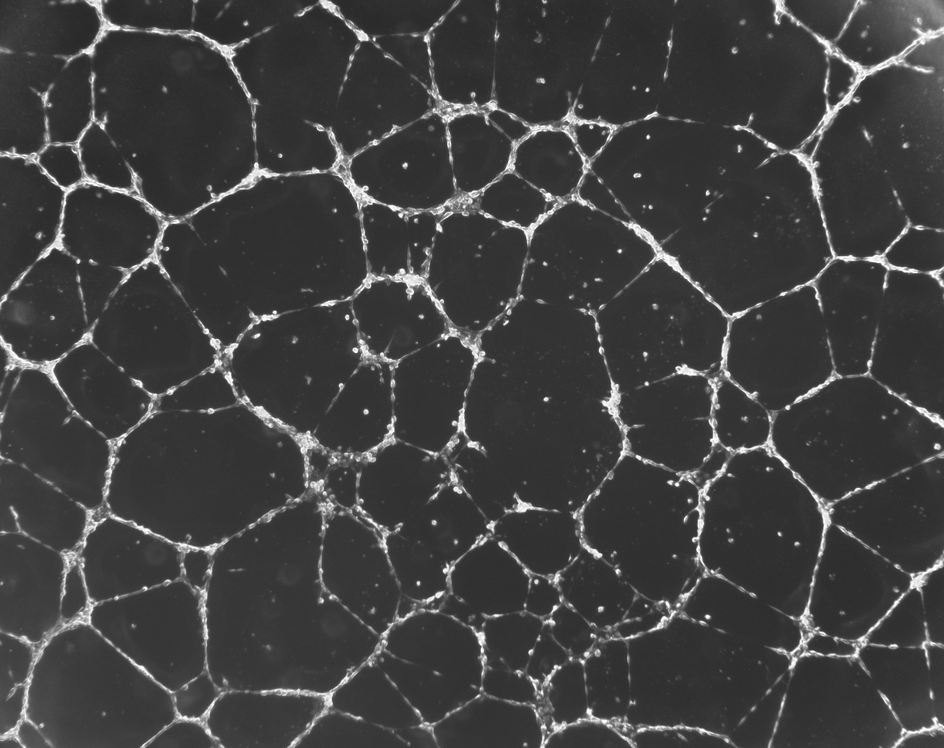
#> input picture Chapter-7 Fourier Transform/Figures/endothelium.png, 944 x 748 px, shrunk from 1300 x 1030 before the run
$ python ihighpass.py
#> lines starting #> are read from the running program, lines starting #| are printed output that depends on the picture; after the words box and inside, x2 and y2 are one past the last pixel; in counts of white or black regions, pixels touching at a corner belong together
import cv2
import numpy, math
import scipy.fftpack as fftim
from PIL import Image

# Opening the image and converting it to grayscale
a = Image.open('../Figures/endothelium.png').convert('L')
# Performing FFT.
b = fftim.fft2(a)
# shifting the Fourier frequency image
c = fftim.fftshift(b)

# intializing variables for convolution function
M = c.shape[0]
#> M = 748
N = c.shape[1]
#> N = 944
# H is defined and
# values in H are initialized to 1.
H = numpy.ones((M,N))
center1 = M/2
#> center1 = 374
center2 = N/2
#> center2 = 472
d_0 = 30.0 # cut-off radius

# Defining the convolution function for IHPF.
for i in range(1,M):
    for j in range(1,N):
        r1 = (i-center1)**2+(j-center2)**2
        # Euclidean distance from
		# origin is computed.
        r = math.sqrt(r1)
        # Using cut-off radius to
        # eliminate low frequency.
        if 0 < r < d_0:
            H[i,j] = 0.0
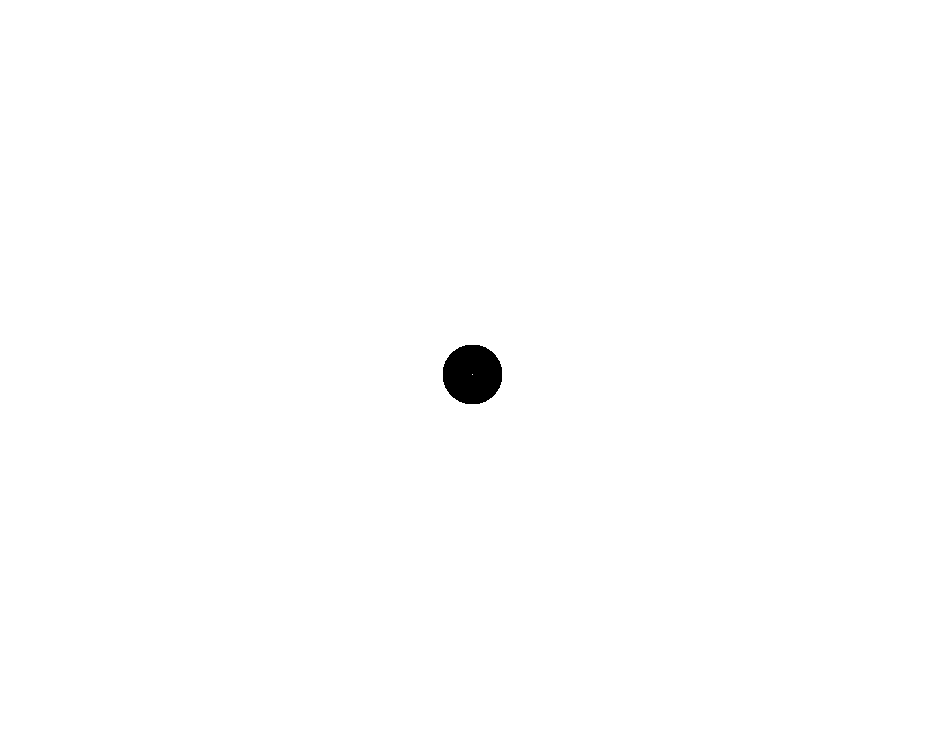
#> H: shape (748, 944) float64; values 0 (black) and 1 (white), 99.6% white; 1 black region, box (x1, y1, x2, y2) and area: (443, 345, 502, 404) 2808
# Performing the convolution.
con = c * H
# Computing the magnitude of the inverse FFT.
d = abs(fftim.ifft2(con))
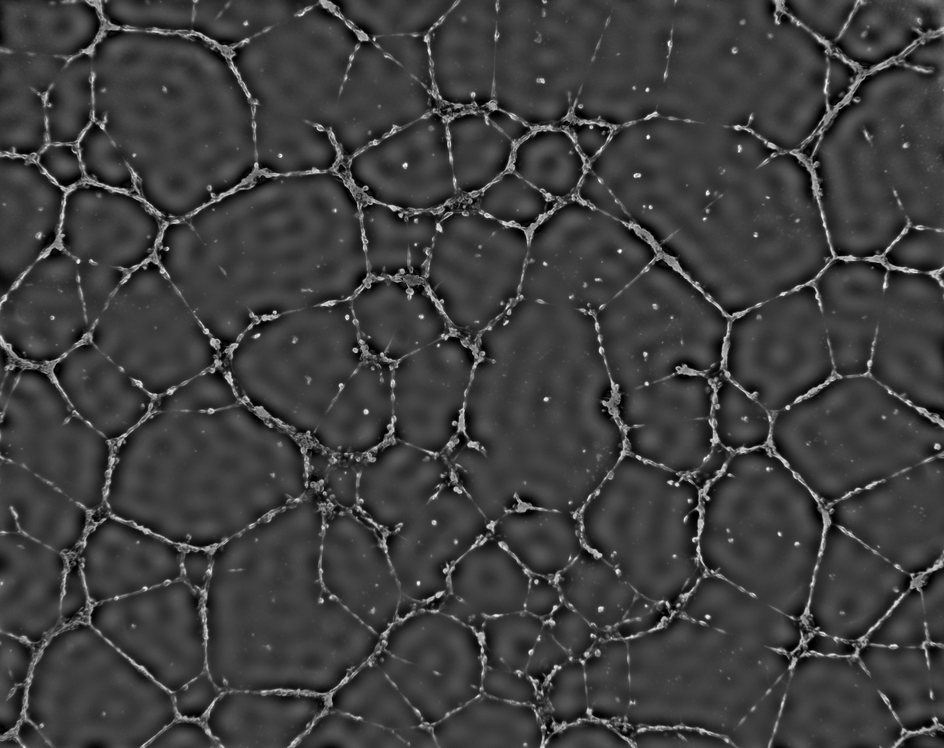
#> d: shape (748, 944) float64; min 0.000506, max 265.7, mean 65; drawn with min black and max white
# Saving the image as ihighpass_output.png in
# Figures folder.
cv2.imwrite('../Figures/ihighpass_output.png', d)
